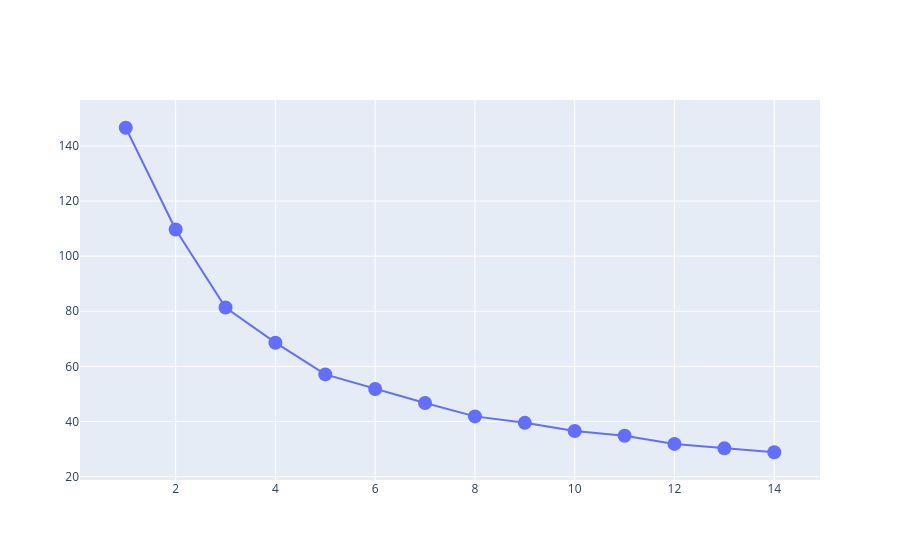

The notebook cell saved with this chart:
### Code cell
SSE, max_k = [], 15
results =[]
list_input = list(data_process_normalized.columns[3:])
X= data_process_normalized[list_input]
train_X, test_X = train_test_split(X, test_size=0.2, random_state=32,shuffle=True)
for k in range(1,max_k):
    kmeans = KMeans(n_clusters=k+1, random_state=42).fit(train_X)
    SSE.append(kmeans.inertia_)
    labels = kmeans.predict(train_X)
    score = silhouette_score(train_X, labels)
    db = davies_bouldin_score(train_X, labels)
    ch = calinski_harabasz_score(train_X, labels)
    counts = pd.Series(labels).value_counts().sort_index()
    results.append({
        "k": k+1,
        "silhouette": score,
        "davies_bouldin": db,
        "calinski_harabasz": ch,
        "cluster_counts": counts.to_dict(),
        "n_small_clusters": int((counts < max(5, 0.02 * len(X))).sum()),
    })

fig = go.Figure(data=go.Scatter(x=list(range(1, max_k+1)), y=SSE, ))
fig.update_traces(marker_size=14)
fig.show()

### Figure 1 — Plotly figure (JSON) as saved in the notebook; plotly's stock layout.template omitted (floating-point values rounded to 4 significant figures)
{"data": [{"marker": {"size": 14}, "type": "scatter", "x": [1, 2, 3, 4, 5, 6, 7, 8, 9, 10, 11, 12, 13, 14, 15], "y": [146.6, 109.7, 81.35, 68.6, 57.1, 51.78, 46.71, 41.86, 39.51, 36.54, 34.82, 31.88, 30.27, 28.85]}], "layout": {}}
